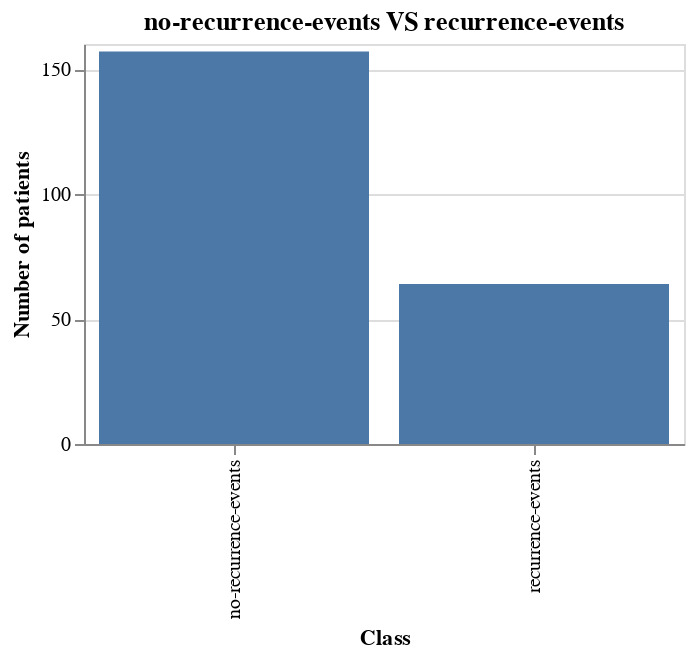

The code cell stored with this chart in its notebook:
### Code cell
plt1

### Figure 1 — Vega-Lite specification as saved in the notebook (floating-point values rounded to 4 significant figures; data arrays with more than 128 entries replaced by an {"elided": "..."} marker saying what was removed)
{"$schema": "https://vega.github.io/schema/vega-lite/v3.4.0.json", "config": {"mark": {"tooltip": null}, "view": {"height": 300, "width": 400}}, "data": {"name": "data-e79d3b330d58e54777007d86cb4c28dd"}, "datasets": {"data-e79d3b330d58e54777007d86cb4c28dd": {"elided": "221 records"}}, "encoding": {"x": {"field": "Class", "type": "nominal"}, "y": {"aggregate": "count", "title": "Number of patients", "type": "quantitative"}}, "height": 200, "mark": "bar", "title": "no-recurrence-events VS recurrence-events", "width": 300}
